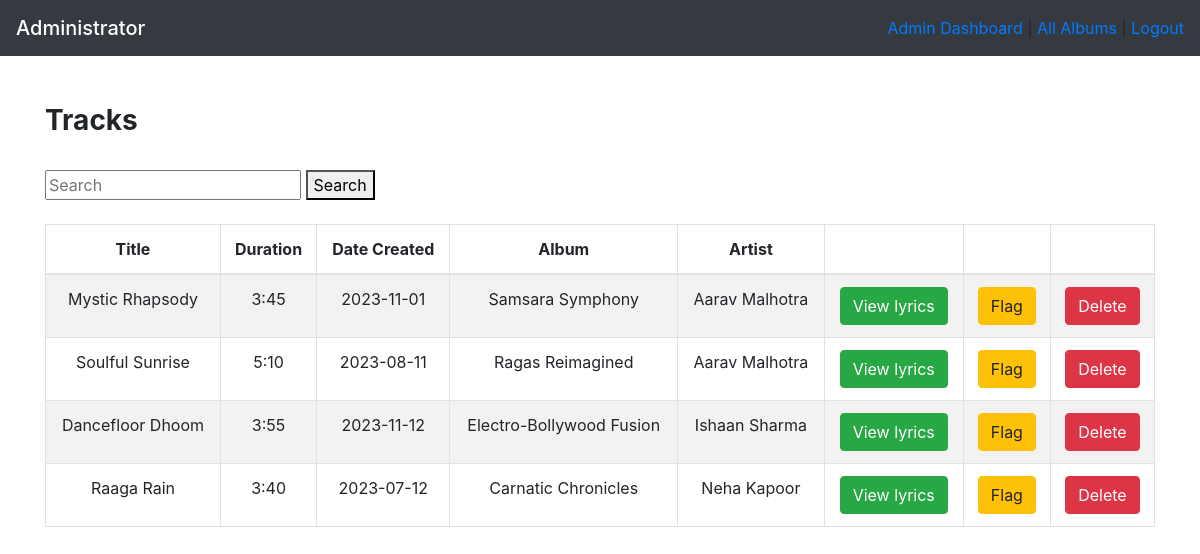
Page /admin1/admin_tracks on the committed database.
### application/models.py (models this page shows)
class Song(db.Model):
    __tablename__ = "song"
    song_id = db.Column(db.Integer, primary_key=True, autoincrement = True)
    song_name = db.Column(db.String(100), nullable=False)
    lyrics = db.Column(db.Text, nullable=False)
    duration = db.Column(db.Integer, nullable=False)
    date_created = db.Column(db.DateTime, nullable=False)
    album_id = db.Column(db.Integer, db.ForeignKey('album.album_id'), nullable=False)
    ratings = db.relationship('Rating', backref='song', foreign_keys='Rating.song_id', cascade = 'delete')
    playlists = db.relationship('PlaylistSong', backref='song', foreign_keys='PlaylistSong.song_id')
    flagged = db.Column(db.Boolean, nullable=False, default=False)

class Album(db.Model):
    __tablename__ = "album"
    album_id = db.Column(db.Integer, primary_key=True, autoincrement = True)
    album_name = db.Column(db.String(100), nullable=False)
    genre = db.Column(db.String(50), nullable=False)
    artist = db.Column(db.Integer, db.ForeignKey('creator.creator_id'), nullable=False)
    songs = db.relationship('Song', backref='album', foreign_keys='Song.album_id', cascade = 'delete')

class User(db.Model):
    __tablename__ = "user"
    user_id = db.Column(db.Integer, primary_key=True, autoincrement = True)
    username = db.Column(db.String(80), unique=True, nullable=False)
    password = db.Column(db.String(100), nullable=False)
    user_type = db.Column(db.String(10), nullable=False, default='user')
    playlists = db.relationship('Playlist', backref='owner', foreign_keys='Playlist.user_id', cascade = 'delete')
    ratings = db.relationship('Rating', backref='user', foreign_keys='Rating.user_id', cascade = 'delete')

### application/controllers.py (the view, shortened to what this page needs)
@app.route("/<string:username>/admin_tracks", methods = ["GET","POST"])
def admin_tracks(username):
    if request.method == 'GET':
        user = User.query.filter_by(username = username).first()
        if user.user_type != 'admin':
            flash('Not accessible to user')
            return redirect(url_for("home"))
        track_info = []
        tracks = Song.query.all()
        for i in tracks:
            x1 = Album.query.filter_by(album_id = i.album_id).first()
            x2 = Creator.query.filter_by(creator_id=x1.artist).first()
            x3 = User.query.filter_by(user_id=x2.user_id).first()
            track_info.append((i.song_id,i.song_name,i.duration,str(i.date_created)[:11],x1.album_name,x3.username,i.flagged))
        return render_template("admin_tracks.html",username=username, track_info = track_info)

### templates/admin_tracks.html (shortened to what this page needs)
<!DOCTYPE html>
<html lang="en">
<head>
    <link rel="stylesheet" href="https://maxcdn.bootstrapcdn.com/bootstrap/4.5.2/css/bootstrap.min.css">
    <link rel="stylesheet" href="https://cdnjs.cloudflare.com/ajax/libs/font-awesome/5.15.3/css/all.min.css">
</head>
<body>
<nav class="navbar navbar-dark bg-dark">
    <span class="navbar-brand mb-0 h1">Administrator</span>
    <div class="ml-auto">
        <a href="/{{ username }}/admin_dashboard">Admin Dashboard</a> | <a href="/{{ username }}/admin_albums">All Albums</a> | <a href="/">Logout</a>
    </div>
</nav>
<div class="container py-5">
    <div class="uploads-list">
        <h3><b>Tracks</b></h3><br>
        <form action="{{ url_for('search',username = username, category='song') }}" method="POST">
            <input type="text" name="searchstring" placeholder="Search">
            <button type="submit">Search</button>
        </form>
        <br>
        <div class="table-responsive">
            <table class="table table-bordered table-striped text-center">
                <thead>
                    <tr>
                        <th>Title</th>
                        <th>Duration</th>
                        <th>Date Created</th>
                        <th>Album</th>
                        <th>Artist</th>
                        <th></th>
                        <th></th>
                        <th></th>
                    </tr>
                </thead>
                <tbody>
                    {% for track in track_info %}
                    <tr>
                        <td>{{ track[1] }}</td>
                        <td>{{ track[2] }}</td>
                        <td>{{ track[3] }}</td>
                        <td>{{ track[4] }}</td>
                        <td>{{ track[5] }}</td>
                        <td><a href="/{{username}}/song/{{ track[0] }}" class="btn btn-success">View lyrics</a></td>
                        <td>
                            <form action="/{{username}}/toggle_flag" method="post">
                                {% if track[6] %}
                                    <button class="btn btn-danger" name="flag_action" value="unflag" type="submit">Unflag</button>
                                {% else %}
                                    <button class="btn btn-warning" name="flag_action" value="flag" type="submit">Flag</button>
                                {% endif %}
                            </form>
                        </td>
                        <td><form action="/{{username}}/admin_tracks" method="post">
                            <button class="btn btn-danger" type="submit">Delete</button>
                        </form> </td>
                    </tr>
                    {% endfor %}
                </tbody>
            </table>
        </div>
    </div>
</div>
</body>
</html>

### rows in the picture
Song: song_name "Mystic Rhapsody", duration "3:45"
Album: album_name "Samsara Symphony"
User: username "Aarav Malhotra" "Aarav Malhotra"
Song: song_name "Soulful Sunrise", duration "5:10"
Album: album_name "Ragas Reimagined"
Song: song_name "Dancefloor Dhoom", duration "3:55"
Album: album_name "Electro-Bollywood Fusion"
User: username "Ishaan Sharma"
Song: song_name "Raaga Rain", duration "3:40"
Album: album_name "Carnatic Chronicles"
User: username "Neha Kapoor"

### other values in the picture
{{ track[3] }} "2023-11-01" "2023-08-11" "2023-11-12" "2023-07-12"
